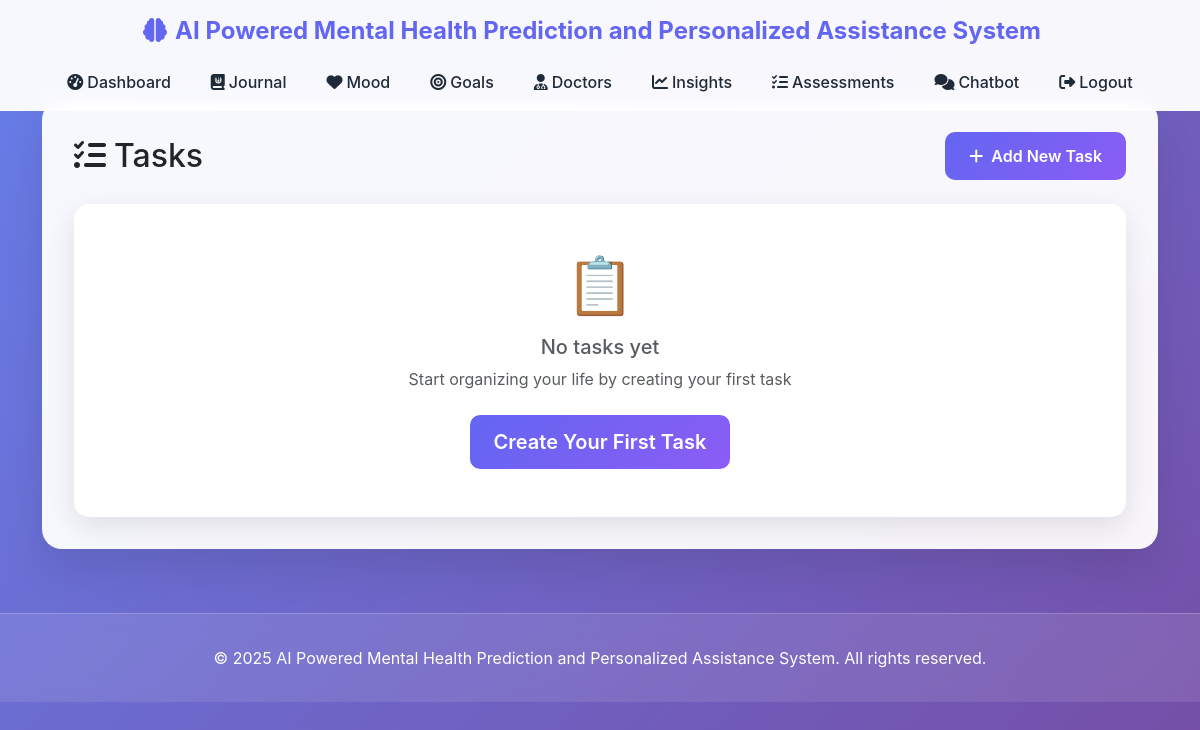
Before: /tasks/ (signed in) with the older database file.
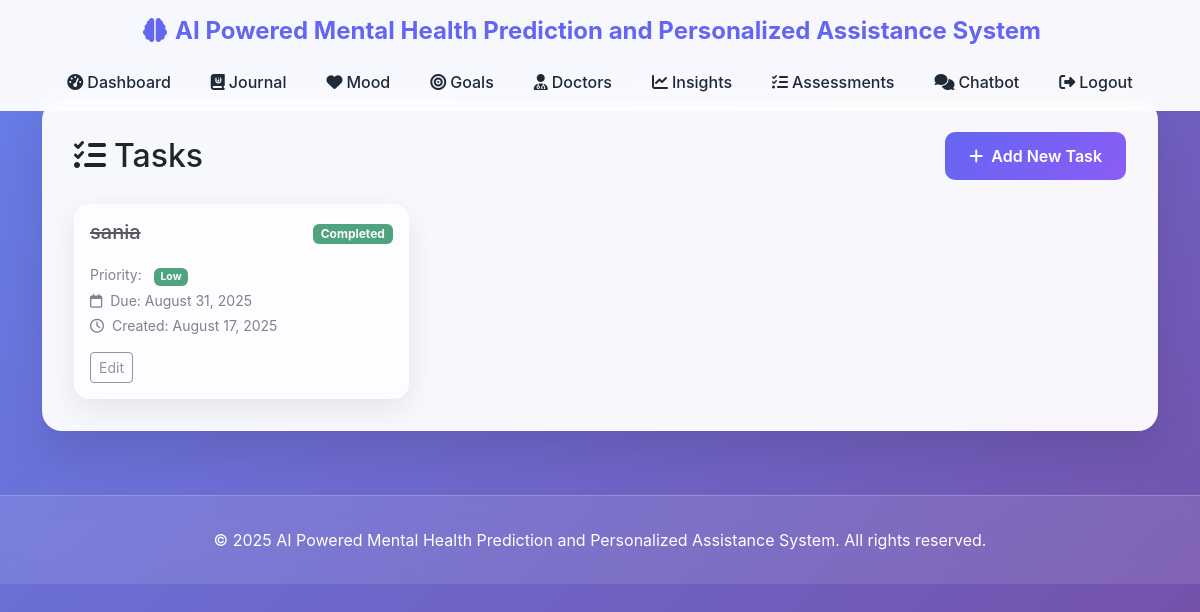
After: the same page with the newer database file.
### models.py (models this page shows)
class Task(db.Model):
    __tablename__ = 'tasks'
    id = db.Column(db.Integer, primary_key=True)
    user_id = db.Column(db.Integer, db.ForeignKey('users.id'), nullable=False)
    title = db.Column(db.String(200), nullable=False)
    description = db.Column(db.Text)
    priority = db.Column(db.String(20), default='medium')  # low, medium, high
    status = db.Column(db.String(20), default='pending')  # pending, in_progress, completed
    due_date = db.Column(db.DateTime)
    created_at = db.Column(db.DateTime, default=lambda: datetime.now(timezone.utc))
    completed_at = db.Column(db.DateTime)

### routes.py (the view)
@tasks_bp.route('/')
@login_required
def index():
    tasks = Task.query.filter_by(user_id=current_user.id).order_by(Task.due_date.asc()).all()
    return render_template('tasks/index.html', tasks=tasks)

### app.py (called while the page is built)
@login_manager.user_loader
def load_user(user_id):
    return User.query.get(int(user_id))

### templates/tasks/index.html (shortened to what this page needs)
{% extends "base.html" %}
{% block content %}
<div class="main-content">
    <div class="d-flex justify-content-between align-items-center mb-4">
        <h1 class="h2 text-dark mb-0">
            <i class="fas fa-tasks me-2"></i>Tasks
        </h1>
        <a href="{{ url_for('tasks.new_task') }}" class="btn btn-primary">
            <i class="fas fa-plus me-2"></i>Add New Task
        </a>
    </div>
    {% if tasks %}
    <div class="row g-4">
        {% for task in tasks %}
        <div class="col-md-6 col-lg-4">
            <div class="card h-100 {% if task.status == 'completed' %}opacity-75{% endif %}">
                <div class="card-body d-flex flex-column">
                    <div class="d-flex justify-content-between align-items-start mb-3">
                        <div class="flex-grow-1 me-3">
                            <h5 class="card-title mb-1" {% if task.status == 'completed' %}style="text-decoration: line-through;"{% endif %}>{{ task.title }}</h5>
                        </div>
                        <div>
                            {% if task.status == 'completed' %}
                            <span class="badge bg-success">Completed</span>
                            {% elif task.status == 'in_progress' %}
                            <span class="badge bg-warning text-dark">In Progress</span>
                            {% else %}
                            <span class="badge bg-secondary">Pending</span>
                            {% endif %}
                        </div>
                    </div>
                    <ul class="list-unstyled small text-muted mb-3">
                        <li class="mb-1">
                            <span class="me-2">Priority:</span>
                            <span class="badge {% if task.priority == 'high' %}bg-danger{% elif task.priority == 'medium' %}bg-warning text-dark{% else %}bg-success{% endif %}">{{ task.priority|title }}</span>
                        </li>
                        {% if task.due_date %}
                        <li class="mb-1"><i class="far fa-calendar me-2"></i>Due: {{ task.due_date.strftime('%B %d, %Y') }}</li>
                        {% endif %}
                        <li><i class="far fa-clock me-2"></i>Created: {{ task.created_at.strftime('%B %d, %Y') }}</li>
                    </ul>
                    <div class="mt-auto d-flex gap-2">
                        <a href="#" class="btn btn-outline-secondary btn-sm">Edit</a>
                    </div>
                </div>
            </div>
        </div>
        {% endfor %}
    </div>
    {% else %}
    <div class="card">
        <div class="card-body text-center py-5">
            <div class="display-4 mb-3">📋</div>
            <h5 class="text-muted mb-2">No tasks yet</h5>
            <p class="text-muted mb-4">Start organizing your life by creating your first task</p>
            <a href="{{ url_for('tasks.new_task') }}" class="btn btn-primary btn-lg">
                Create Your First Task
            </a>
        </div>
    </div>
    {% endif %}
</div>
{% endblock %}

Changed rows visible on the page:
added Task: title "sania", status "Completed", priority "Low", due_date "August 31, 2025", created_at "August 17, 2025"
Other visible differences:
text no longer shown: "📋 No tasks yet Start organizing your life by creating your first task Create Your First Task"
